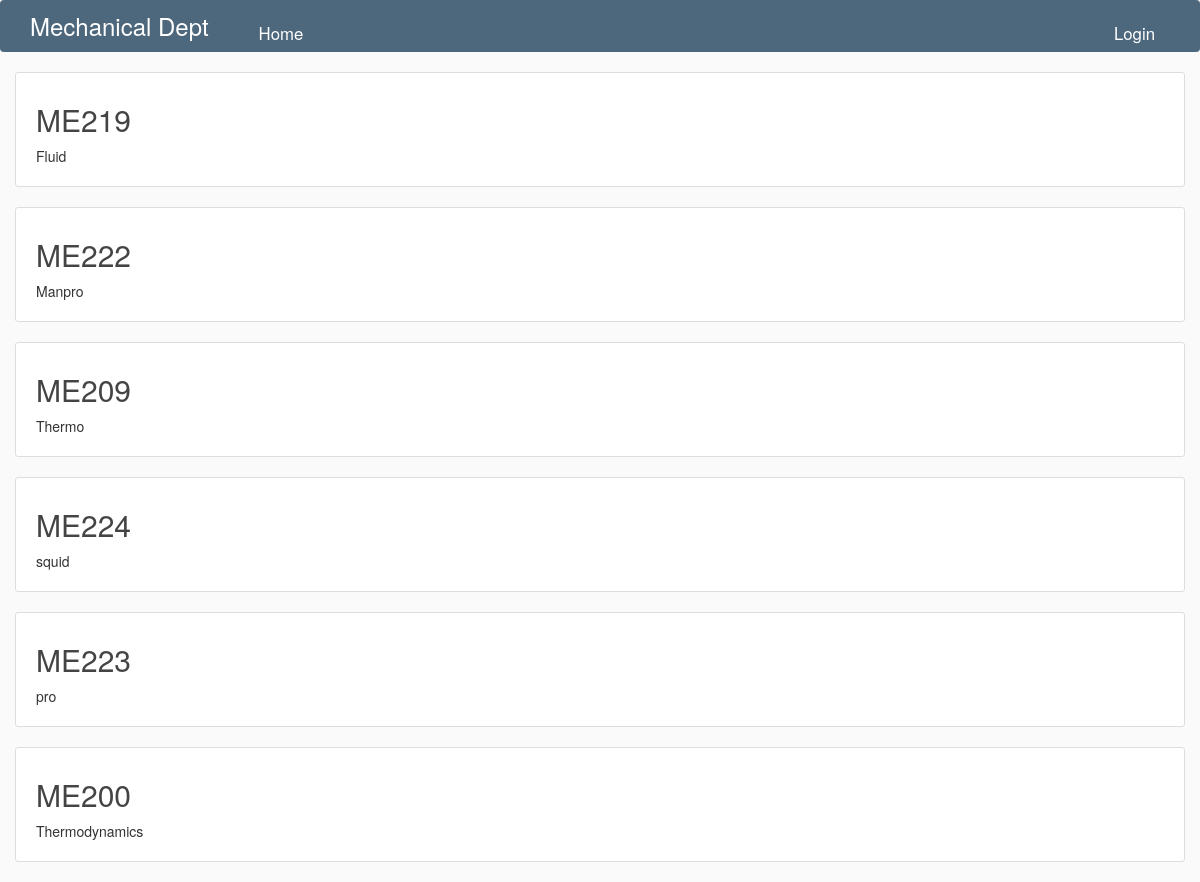
The page /home on the database its author committed.
### flaskblog/models.py (models this page shows, shortened)
class Course(db.Model):
    id = db.Column(db.Integer, primary_key=True)
    code = db.Column(db.String(10), nullable=True)
    name = db.Column(db.String(60), nullable=True)
    field = db.Column(db.Enum(SubField), default=SubField.TFE, nullable=False)
    instructors = association_proxy('course_faculty', 'faculty')
    tas = association_proxy('course_ta', 'ta')

### flaskblog/routes.py (the view)
@app.route("/")
@app.route("/home")
def home():
    courses = Course.query.all()
    return render_template('home.html', courses=courses)

### flaskblog/templates/home.html
{%extends "layout.html" %}
{% block content %}
    {% for course in courses %}
        <article class="media content-section">
            <div class="media-body">
                <h2><a class="article-title" href="{{ url_for('course', course_id=course.id) }}">{{ course.code }}</a></h2>
                <p class="article-content">{{ course.name}}</p>
            </div>
        </article>
    {% endfor %}
{% endblock content%}

### flaskblog/static/main.css (style rules this page uses)
body { background: #fafafa; color: #333333; }
h1, h2, h3, h4, h5, h6 { color: #444444; }
.content-section { background: #ffffff; padding: 10px 20px; border: 1px solid #dddddd; border-radius: 3px; margin-bottom: 20px; }
.article-title { color: #444444; }
.article-content { white-space: pre-line; }

### rows shown on the page
Course: code "ME219", name "Fluid"
Course: code "ME222", name "Manpro"
Course: code "ME209", name "Thermo"
Course: code "ME224", name "squid"
Course: code "ME223", name "pro"
Course: code "ME200", name "Thermodynamics"
